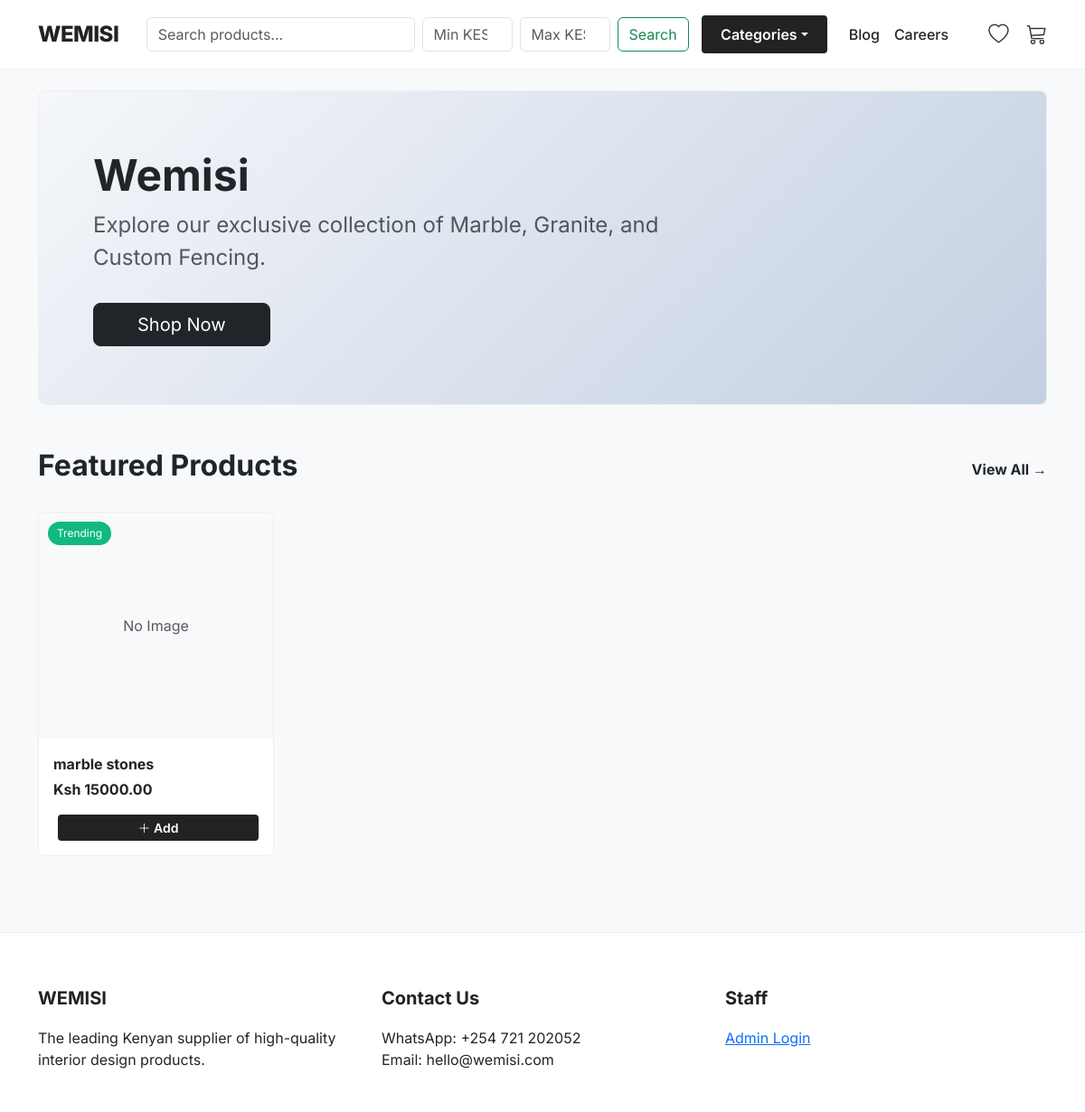
The page / on the database its author committed.
### store/models.py (models this page shows, shortened)
class Product(models.Model):
    category = models.ForeignKey(Category, related_name='products', on_delete=models.CASCADE)
    name = models.CharField(max_length=200)
    description = models.TextField()
    price = models.DecimalField(max_digits=10, decimal_places=2)
    dimensions = models.CharField(max_length=100, blank=True, help_text="e.g. 10x10ft")
    image = models.ImageField(upload_to='products/')
    is_featured = models.BooleanField(default=False) # If true, shows on Homepage
    available = models.BooleanField(default=True)

### store/views.py (the view)
# urls.py: path('', views.home, name='home'),
def home(request):
    products = Product.objects.filter(available=True).order_by('-id')[:8]
    return render(request, 'store/home.html', {'products': products})

### store/context_processors.py (called while the page is built)
def categories_processor(request):
    return {'menu_categories': Category.objects.all()}

def cart_processor(request):
    cart = request.session.get('cart', {})
    cart_count = sum(cart.values())
    return {'cart_count': cart_count}

def wishlist_processor(request):
    wishlist = request.session.get('wishlist', [])
    return {'wishlist_count': len(wishlist)}

### mbele/templates/store/home.html (shortened to what this page needs)
{% extends 'store/base.html' %}
{% block content %}
<div class="p-5 mb-5 rounded-3" style="background: linear-gradient(135deg, #f5f7fa 0%, #c3cfe2 100%); border: 1px solid #eee;">
    <div class="container-fluid py-3">
      <h1 class="display-5 fw-bold text-dark">Wemisi </h1>
      <p class="col-md-8 fs-4 text-muted">Explore our exclusive collection of Marble, Granite, and Custom Fencing.</p>
      <a href="{% url 'store' %}" class="btn btn-dark btn-lg px-5 mt-3">Shop Now</a>
    </div>
</div>
<div class="d-flex justify-content-between align-items-center mb-4">
    <h2 class="fw-bold">Featured Products</h2>
    <a href="{% url 'store' %}" class="text-decoration-none text-dark fw-bold">View All &rarr;</a>
</div>
<div class="row">
    {% for product in products %}
    <div class="col-md-6 col-lg-3 mb-4">
        <div class="product-card h-100">
            <div class="img-container">
                <span class="badge-new">Trending</span>
                {% if product.image %}
                <a href="{% url 'product_detail' product.id %}">
                    <img src="{{ product.image.url }}" class="product-img" alt="{{ product.name }}">
                </a>
                {% else %}
                <div class="d-flex align-items-center justify-content-center h-100 bg-light text-muted">No Image</div>
                {% endif %}
            </div>
            <div class="card-body d-flex flex-column p-3">
                <a href="{% url 'product_detail' product.id %}" class="text-decoration-none text-dark fw-bold mb-1">{{ product.name }}</a>
                <div class="text-dark fw-bold mb-3">Ksh {{ product.price }}</div>
                <div class="mt-auto d-flex">
                    <button class="btn btn-add-cart btn-sm" data-product-id="{{ product.id }}">
                        <i class="bi bi-plus-lg"></i> Add
                    </button>
                </div>
            </div>
        </div>
    </div>
    {% empty %}
    <div class="col-12 text-center">
        <p class="text-muted">No products loaded yet.</p>
    </div>
    {% endfor %}
</div>
{% endblock %}

### mbele/templates/store/base.html (style rules this page uses)
body { font-family: 'Inter', sans-serif; background-color: #f8f9fa; }

### mbele/templates/store/home.html (style rules this page uses)
.product-card { border: 1px solid #eee; border-radius: 8px; background: white; transition: box-shadow 0.3s ease; position: relative; overflow: hidden; }
.img-container { position: relative; height: 250px; background: #f8f9fa; overflow: hidden; }
.badge-new { position: absolute; top: 10px; left: 10px; background: #10b981; color: white; font-size: 0.75rem; padding: 4px 10px; border-radius: 20px; z-index: 2; }
.btn-add-cart { background-color: #222; color: white; border: none; font-weight: 600; flex: 1; margin-left: 5px; }

### rows shown on the page
Product: image "No Image", name "marble stones", price "15000.00"
